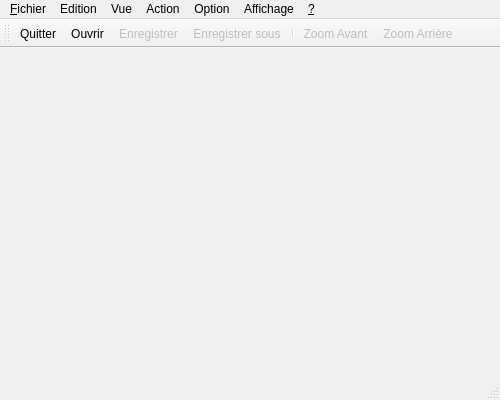
<?xml version="1.0" encoding="UTF-8"?>
<ui version="4.0">
 <class>MainWindow</class>
 <widget class="QMainWindow" name="MainWindow">
  <property name="geometry">
   <rect>
    <x>0</x>
    <y>0</y>
    <width>500</width>
    <height>400</height>
   </rect>
  </property>
  <property name="windowTitle">
   <string>Yags</string>
  </property>
  <property name="windowIcon">
   <iconset resource="ressource.qrc">
    <normaloff>:/ICO_Home.gif</normaloff>:/ICO_Home.gif</iconset>
  </property>
  <property name="dockOptions">
   <set>QMainWindow::AllowTabbedDocks|QMainWindow::AnimatedDocks|QMainWindow::VerticalTabs</set>
  </property>
  <widget class="QWidget" name="centralWidget"/>
  <widget class="QMenuBar" name="menuBar">
   <property name="geometry">
    <rect>
     <x>0</x>
     <y>0</y>
     <width>500</width>
     <height>21</height>
    </rect>
   </property>
   <widget class="QMenu" name="menuFichier">
    <property name="title">
     <string>&amp;Fichier</string>
    </property>
    <addaction name="actionNouveau"/>
    <addaction name="actionOuvrir"/>
    <addaction name="actionEnregisrer"/>
    <addaction name="actionEnregistrer_sous"/>
    <addaction name="separator"/>
    <addaction name="actionQuitter"/>
   </widget>
   <widget class="QMenu" name="menuEdition">
    <property name="title">
     <string>Edition</string>
    </property>
   </widget>
   <widget class="QMenu" name="menuVue">
    <property name="title">
     <string>Vue</string>
    </property>
   </widget>
   <widget class="QMenu" name="menuAction">
    <property name="title">
     <string>Action</string>
    </property>
    <widget class="QMenu" name="menuFiltre">
     <property name="title">
      <string>Filtre</string>
     </property>
     <addaction name="actionMedian"/>
     <addaction name="actionMoyen"/>
     <addaction name="actionGaussien"/>
    </widget>
    <addaction name="menuFiltre"/>
   </widget>
   <widget class="QMenu" name="menuOption">
    <property name="title">
     <string>Option</string>
    </property>
   </widget>
   <widget class="QMenu" name="menuAffichage">
    <property name="title">
     <string>Affichage</string>
    </property>
    <addaction name="actionZoom_Avant"/>
    <addaction name="actionZoom_Arri_re"/>
   </widget>
   <widget class="QMenu" name="menuAide">
    <property name="title">
     <string>&amp;?</string>
    </property>
    <addaction name="actionAide"/>
    <addaction name="separator"/>
    <addaction name="separator"/>
    <addaction name="actionA_propos"/>
   </widget>
   <addaction name="menuFichier"/>
   <addaction name="menuEdition"/>
   <addaction name="menuVue"/>
   <addaction name="menuAction"/>
   <addaction name="menuOption"/>
   <addaction name="menuAffichage"/>
   <addaction name="menuAide"/>
  </widget>
  <widget class="QStatusBar" name="statusBar"/>
  <widget class="QToolBar" name="toolBar">
   <property name="enabled">
    <bool>true</bool>
   </property>
   <property name="windowTitle">
    <string>toolBar</string>
   </property>
   <attribute name="toolBarArea">
    <enum>TopToolBarArea</enum>
   </attribute>
   <attribute name="toolBarBreak">
    <bool>false</bool>
   </attribute>
   <addaction name="actionQuitter"/>
   <addaction name="actionOuvrir"/>
   <addaction name="actionEnregisrer"/>
   <addaction name="actionEnregistrer_sous"/>
   <addaction name="separator"/>
   <addaction name="actionZoom_Avant"/>
   <addaction name="actionZoom_Arri_re"/>
  </widget>
  <action name="actionNouveau">
   <property name="text">
    <string>&amp;Nouveau</string>
   </property>
  </action>
  <action name="actionOuvrir">
   <property name="icon">
    <iconset resource="ressource.qrc">
     <normaloff>:/open.png</normaloff>:/open.png</iconset>
   </property>
   <property name="text">
    <string>&amp;Ouvrir...</string>
   </property>
   <property name="statusTip">
    <string>Open file</string>
   </property>
   <property name="shortcut">
    <string>Ctrl+O</string>
   </property>
  </action>
  <action name="actionEnregisrer">
   <property name="enabled">
    <bool>false</bool>
   </property>
   <property name="icon">
    <iconset resource="ressource.qrc">
     <normaloff>:/save.png</normaloff>:/save.png</iconset>
   </property>
   <property name="text">
    <string>Enregistrer</string>
   </property>
  </action>
  <action name="actionEnregistrer_sous">
   <property name="enabled">
    <bool>false</bool>
   </property>
   <property name="icon">
    <iconset resource="ressource.qrc">
     <normaloff>:/save_as.png</normaloff>:/save_as.png</iconset>
   </property>
   <property name="text">
    <string>Enregistrer sous...</string>
   </property>
  </action>
  <action name="actionQuitter">
   <property name="icon">
    <iconset resource="ressource.qrc">
     <normaloff>:/quitter.png</normaloff>:/quitter.png</iconset>
   </property>
   <property name="text">
    <string>&amp;Quitter</string>
   </property>
   <property name="shortcut">
    <string>Ctrl+Q</string>
   </property>
  </action>
  <action name="actionMedian">
   <property name="text">
    <string>Median</string>
   </property>
  </action>
  <action name="actionMoyen">
   <property name="text">
    <string>Moyen</string>
   </property>
  </action>
  <action name="actionGaussien">
   <property name="text">
    <string>Gaussien</string>
   </property>
  </action>
  <action name="actionZoom_Avant">
   <property name="enabled">
    <bool>false</bool>
   </property>
   <property name="icon">
    <iconset resource="ressource.qrc">
     <normaloff>:/zoom_in.png</normaloff>:/zoom_in.png</iconset>
   </property>
   <property name="text">
    <string>Zoom Avant</string>
   </property>
   <property name="shortcut">
    <string>+</string>
   </property>
  </action>
  <action name="actionZoom_Arri_re">
   <property name="enabled">
    <bool>false</bool>
   </property>
   <property name="icon">
    <iconset resource="ressource.qrc">
     <normaloff>:/zoom_out.png</normaloff>:/zoom_out.png</iconset>
   </property>
   <property name="text">
    <string>Zoom Arrière</string>
   </property>
   <property name="shortcut">
    <string>-</string>
   </property>
  </action>
  <action name="actionAide">
   <property name="text">
    <string>Aide</string>
   </property>
  </action>
  <action name="actionA_propos">
   <property name="text">
    <string>A propos...</string>
   </property>
  </action>
 </widget>
 <layoutdefault spacing="6" margin="11"/>
 <resources>
  <include location="ressource.qrc"/>
 </resources>
 <connections/>
</ui>
